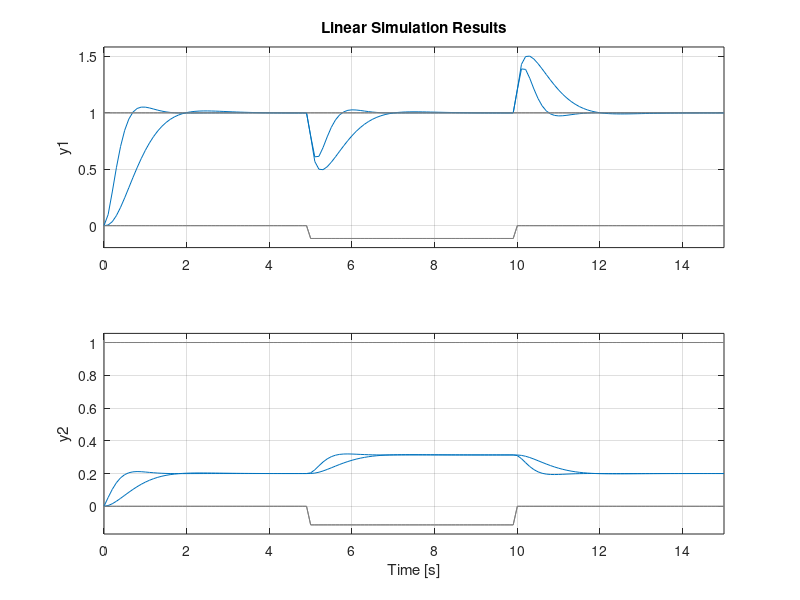
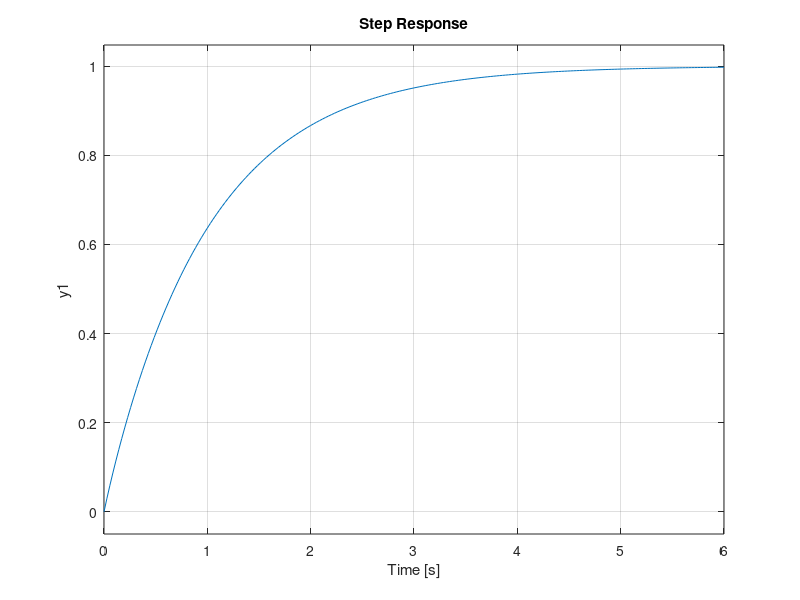

Reproduce these figures in MATLAB, in order.
s = tf('s');
%APARTADO 1A)

%  CONSTANTES  %
b=10;
a1=14;
a2=47;
SO=0.01;
TITA=atan(-pi/log(SO));
Am=cos(TITA)
ALFA=(a1-sqrt((a1*a1)-(4*a2)))/2
Wn=(a1-ALFA)/(2*Am)
ts=4/(Am*Wn)
Ki=(Wn*Wn*ALFA)/b
Kp=Ki/ALFA
%Kp2=(Wn*Wn+2*Am*Wn*ALFA-a2)/b ---> COMPROBACION
P=b/(s^2+a1*s+a2)
C2=(Kp*s+Ki)/s

%APARTADO 1B)

%   COMPROBACIONES  %
b>0
a1>0
a2>0
a1*a1>=4*a2
0<ALFA<=a1

%%%% CODIGO PRÁCTICA 2A  %%%%
R = 2.0; % Ohms
L = 0.5; % Henrys
Km = 0.1; Kb = 0.1; % torque y emf constantes
Kf = 0.2; % Nms
J = 0.02; % kg.m^2/s^2
Kff = 4.1;
C1 = 4.1;
K=5;
C =K/s;
dni=21050001;
rng(dni);
g1=Km/(L*s+R);
g2=1/(J*s+Kf);

g11=(feedback(C2*(feedback(g1*g2,Kb)),1));
g12=(feedback(g2,g1*(-Kb-C2),1));

g11a=(feedback(C*(feedback(g1*g2,Kb)),1));
g12a=(feedback(g2,g1*(-Kb-C),1));


g21=feedback(C2*feedback(g1,g2*Kb),g2);
g22=feedback(g2*(-Kb-C2)*g1,1,1);

g21a=feedback(C*feedback(g1,g2*Kb),g2);
g22a=feedback(g2*(-Kb-C)*g1,1,1);


G2=[g11 g12; g21 g22]
G=[g11a g12a; g21a g22a];

%ENTRADA%
Td = -0.1+0.1*(rand-0.5);
t1 = (0:0.1:15)';
r1 = ones(size(t1));
t1 >= 5;
t1 < 10;
(t1 >= 5 & t1 < 10);
p1 = Td*(t1 >= 5 & t1 < 10);
u1 = [r1 p1];

%APARTADO 1C)
figure(1)
lsim(G2,u1,t1)
hold on
lsim(G,u1,t1)
hold off

%%%%%%%%%%%%%%%%%%%%%%%%%%%%%%%%%%%%%%%%%%%

%APARTADO 2)

%El dni ya está definido arriba
p1=1+0.2*(rand-0.5);
p2=11+0.2*(rand-0.5);
c=10+0.2*(rand-0.5);

A=p1*p2/c
B=p1*p2
N=p1+p2-A
kp=B/N
kd=(A-kp)/N

C2b=((kp+kd*N)*s+kp*N)/(N+s)
T=((p1*p2/c)*(s+c))/((s+p1)*(s+p2))


figure(2)
step(T)

